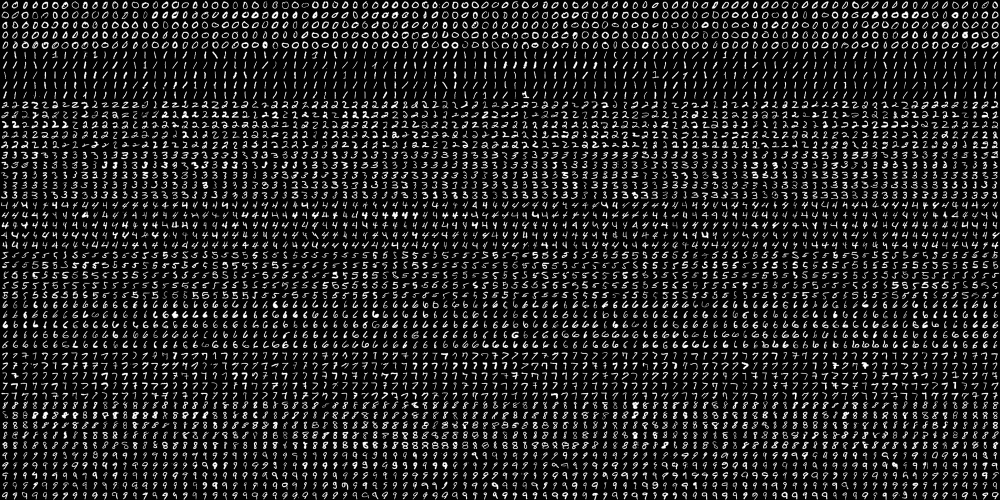
#> input picture Lab8/PART_A/PART_A_1/Imgs/digits.png, 2000 x 1000 px (shown at 1/2 size)
$ python knn_digits_k_set_tr_50.py
#> lines starting #> are read from the running program, lines starting #| are printed output that depends on the picture
import numpy as np
import cv2 as cv
import matplotlib.pyplot as plt

# Load and preprocess the image
image = cv.imread('Imgs/digits.png')
#> image is the input picture: shape (1000, 2000, 3); min 0, max 255, mean 33.8
gray_image = cv.cvtColor(image, cv.COLOR_BGR2GRAY)

# Split the image into 20x20 cells
cell_rows = np.vsplit(gray_image, 50)
#> cell_rows = 50 items
cells = [np.hsplit(row, 100) for row in cell_rows]
#> cells = 50 items
cells_array = np.array(cells)

# Prepare training and testing data
train_data = cells_array[:, :50].reshape(-1, 400).astype(np.float32)
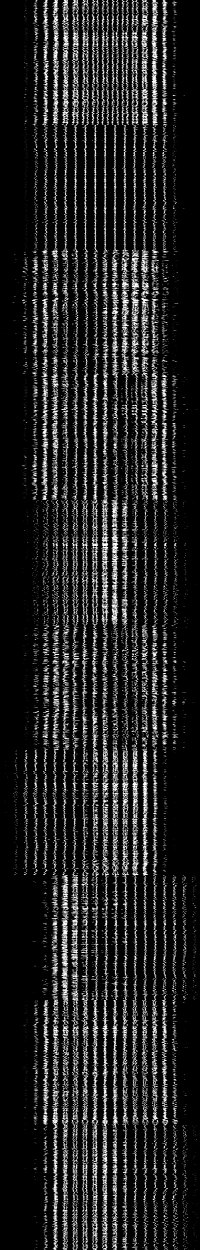
#> train_data: shape (2500, 400) float32 (shown at 1/2 size); min 0, max 255, mean 33.8
test_data = cells_array[:, 50:100].reshape(-1, 400).astype(np.float32)
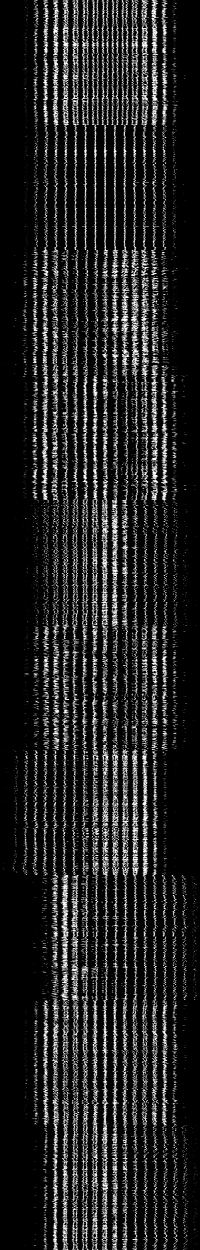
#> test_data: shape (2500, 400) float32 (shown at 1/2 size); min 0, max 255, mean 33.8

# Generate labels for training and testing data
num_labels = 10
train_labels = np.repeat(np.arange(num_labels), 250)[:, np.newaxis]
test_labels = train_labels.copy()

# Evaluate KNN classifier for different values of k
k_values = np.arange(1, 10)
accuracies = []

for k in k_values:
    knn = cv.ml.KNearest_create()
    knn.train(train_data, cv.ml.ROW_SAMPLE, train_labels)
    ret, result, neighbours, dist = knn.findNearest(test_data, k=k)

    matches = result == test_labels
    correct_matches = np.count_nonzero(matches)
    accuracy = (correct_matches / result.size) * 100.0
    accuracies.append(accuracy)

    print(f"k={k}, Accuracy: {accuracy:.2f}%")
#> this loop made 9 passes
#> (correct_matches, accuracy) on passes 1 to 9: (2300, 92), (2281, 91.24), (2291, 91.64), (2298, 91.92), (2294, 91.76), (2289, 91.56), (2286, 91.44), (2288, 91.52), (2275, 91)
#| k=1, Accuracy: 92.00%
#| k=2, Accuracy: 91.24%
#| k=3, Accuracy: 91.64%
#| k=4, Accuracy: 91.92%
#| k=5, Accuracy: 91.76%
#| k=6, Accuracy: 91.56%
#| k=7, Accuracy: 91.44%
#| k=8, Accuracy: 91.52%
#> (further printed lines are left out)
#> after the loop, accuracies = [92, 91.24, 91.64, 91.92, 91.76, 91.56, 91.44, 91.52, 91]

# Plotting the accuracy for different values of k
plt.plot(k_values, accuracies)
plt.xlabel('k-values')
plt.ylabel('Accuracy (%)')
plt.title('Accuracy vs. k-values for KNN Classifier')
plt.show()
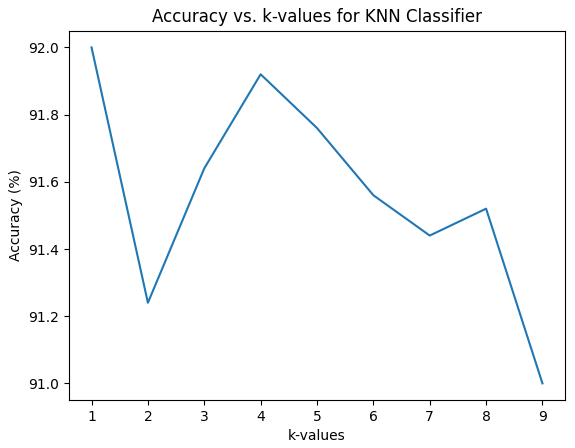
#> figure drawn by matplotlib, 1 panel
